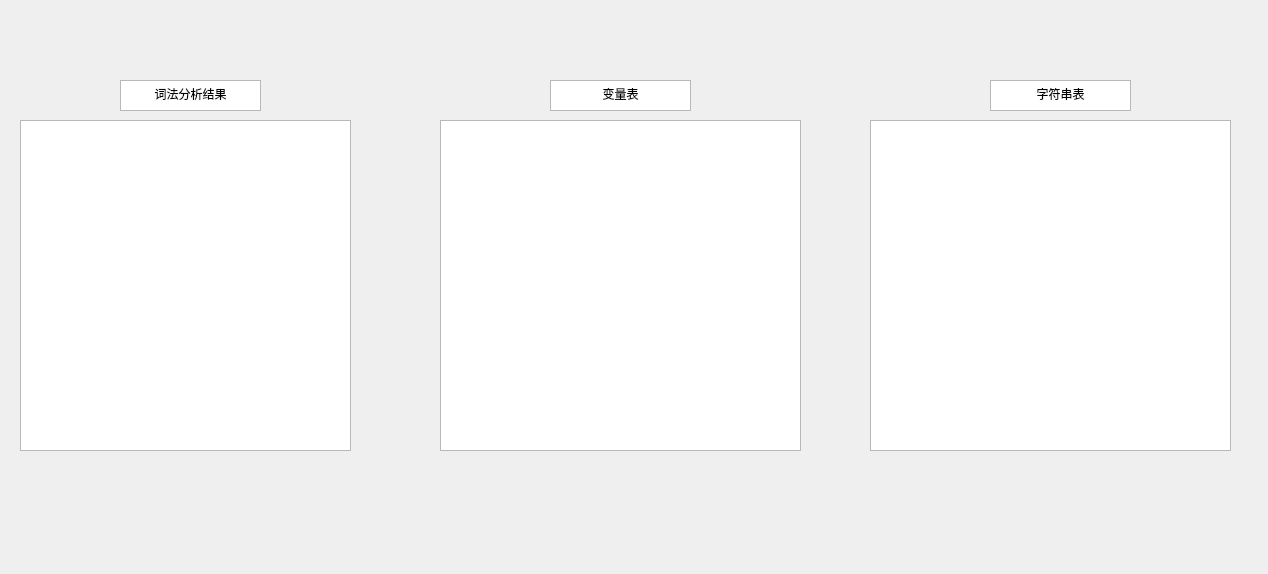
<?xml version="1.0" encoding="UTF-8"?>
<ui version="4.0">
 <class>Dialog</class>
 <widget class="QDialog" name="Dialog">
  <property name="geometry">
   <rect>
    <x>0</x>
    <y>0</y>
    <width>1268</width>
    <height>574</height>
   </rect>
  </property>
  <property name="windowTitle">
   <string>Dialog</string>
  </property>
  <widget class="QTextBrowser" name="textBrowser_2">
   <property name="geometry">
    <rect>
     <x>440</x>
     <y>120</y>
     <width>361</width>
     <height>331</height>
    </rect>
   </property>
  </widget>
  <widget class="QTextBrowser" name="textBrowser_4">
   <property name="geometry">
    <rect>
     <x>550</x>
     <y>80</y>
     <width>141</width>
     <height>31</height>
    </rect>
   </property>
   <property name="html">
    <string>&lt;!DOCTYPE HTML PUBLIC &quot;-//W3C//DTD HTML 4.0//EN&quot; &quot;http://www.w3.org/TR/REC-html40/strict.dtd&quot;&gt;
&lt;html&gt;&lt;head&gt;&lt;meta name=&quot;qrichtext&quot; content=&quot;1&quot; /&gt;&lt;style type=&quot;text/css&quot;&gt;
p, li { white-space: pre-wrap; }
&lt;/style&gt;&lt;/head&gt;&lt;body style=&quot; font-family:'SimSun'; font-size:9pt; font-weight:400; font-style:normal;&quot;&gt;
&lt;p align=&quot;center&quot; style=&quot; margin-top:0px; margin-bottom:0px; margin-left:0px; margin-right:0px; -qt-block-indent:0; text-indent:0px;&quot;&gt;变量表&lt;/p&gt;&lt;/body&gt;&lt;/html&gt;</string>
   </property>
  </widget>
  <widget class="QTextBrowser" name="textBrowser">
   <property name="geometry">
    <rect>
     <x>20</x>
     <y>120</y>
     <width>331</width>
     <height>331</height>
    </rect>
   </property>
   <property name="html">
    <string>&lt;!DOCTYPE HTML PUBLIC &quot;-//W3C//DTD HTML 4.0//EN&quot; &quot;http://www.w3.org/TR/REC-html40/strict.dtd&quot;&gt;
&lt;html&gt;&lt;head&gt;&lt;meta name=&quot;qrichtext&quot; content=&quot;1&quot; /&gt;&lt;style type=&quot;text/css&quot;&gt;
p, li { white-space: pre-wrap; }
&lt;/style&gt;&lt;/head&gt;&lt;body style=&quot; font-family:'SimSun'; font-size:9pt; font-weight:400; font-style:normal;&quot;&gt;
&lt;p style=&quot;-qt-paragraph-type:empty; margin-top:0px; margin-bottom:0px; margin-left:0px; margin-right:0px; -qt-block-indent:0; text-indent:0px;&quot;&gt;&lt;br /&gt;&lt;/p&gt;&lt;/body&gt;&lt;/html&gt;</string>
   </property>
  </widget>
  <widget class="QTextBrowser" name="textBrowser_5">
   <property name="geometry">
    <rect>
     <x>870</x>
     <y>120</y>
     <width>361</width>
     <height>331</height>
    </rect>
   </property>
  </widget>
  <widget class="QTextBrowser" name="textBrowser_6">
   <property name="geometry">
    <rect>
     <x>990</x>
     <y>80</y>
     <width>141</width>
     <height>31</height>
    </rect>
   </property>
   <property name="html">
    <string>&lt;!DOCTYPE HTML PUBLIC &quot;-//W3C//DTD HTML 4.0//EN&quot; &quot;http://www.w3.org/TR/REC-html40/strict.dtd&quot;&gt;
&lt;html&gt;&lt;head&gt;&lt;meta name=&quot;qrichtext&quot; content=&quot;1&quot; /&gt;&lt;style type=&quot;text/css&quot;&gt;
p, li { white-space: pre-wrap; }
&lt;/style&gt;&lt;/head&gt;&lt;body style=&quot; font-family:'SimSun'; font-size:9pt; font-weight:400; font-style:normal;&quot;&gt;
&lt;p align=&quot;center&quot; style=&quot; margin-top:0px; margin-bottom:0px; margin-left:0px; margin-right:0px; -qt-block-indent:0; text-indent:0px;&quot;&gt;字符串表&lt;/p&gt;&lt;/body&gt;&lt;/html&gt;</string>
   </property>
  </widget>
  <widget class="QTextBrowser" name="textBrowser_3">
   <property name="geometry">
    <rect>
     <x>120</x>
     <y>80</y>
     <width>141</width>
     <height>31</height>
    </rect>
   </property>
   <property name="html">
    <string>&lt;!DOCTYPE HTML PUBLIC &quot;-//W3C//DTD HTML 4.0//EN&quot; &quot;http://www.w3.org/TR/REC-html40/strict.dtd&quot;&gt;
&lt;html&gt;&lt;head&gt;&lt;meta name=&quot;qrichtext&quot; content=&quot;1&quot; /&gt;&lt;style type=&quot;text/css&quot;&gt;
p, li { white-space: pre-wrap; }
&lt;/style&gt;&lt;/head&gt;&lt;body style=&quot; font-family:'SimSun'; font-size:9pt; font-weight:400; font-style:normal;&quot;&gt;
&lt;p align=&quot;center&quot; style=&quot; margin-top:0px; margin-bottom:0px; margin-left:0px; margin-right:0px; -qt-block-indent:0; text-indent:0px;&quot;&gt;词法分析结果&lt;/p&gt;&lt;/body&gt;&lt;/html&gt;</string>
   </property>
  </widget>
 </widget>
 <resources/>
 <connections/>
</ui>
